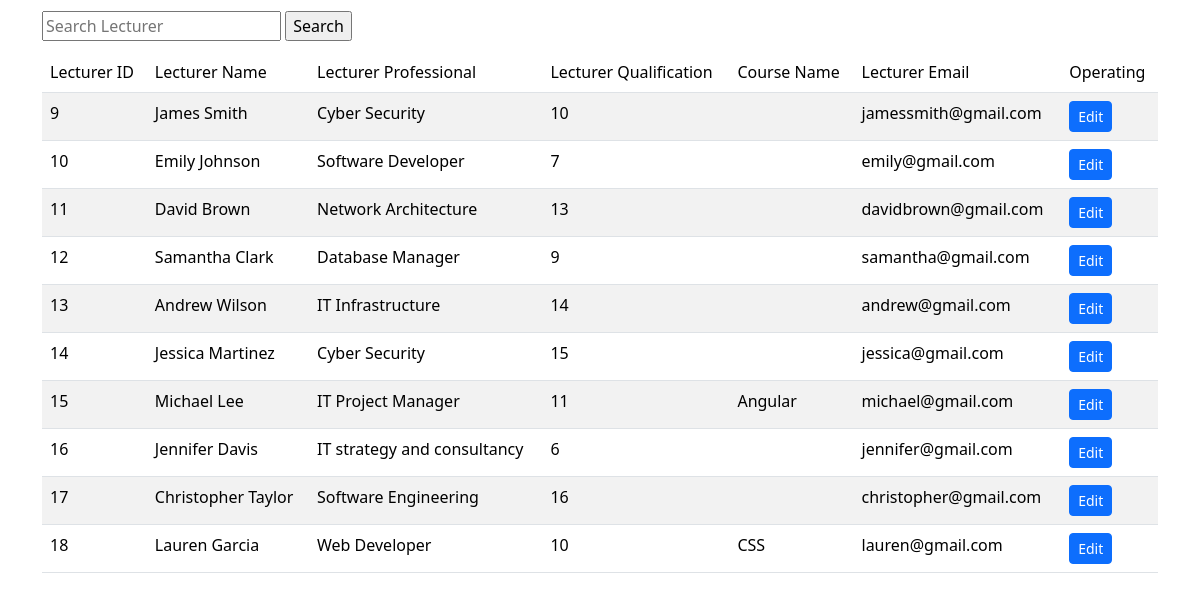
Page /Website/Dashboard/LecturerDetail/LecturerDetail.php on the committed database.
### tables this page shows
CREATE TABLE `lecturerdetail` (
  `LecturerID` int DEFAULT NULL,
  `LecturerName` varchar(100) DEFAULT NULL,
  `Professional` varchar(100) DEFAULT NULL,
  `CourseID` int DEFAULT NULL,
  `CourseName` varchar(100) DEFAULT NULL,
  `Country` varchar(100) DEFAULT NULL,
  `Github` varchar(100) DEFAULT NULL,
  `Twitter` varchar(100) DEFAULT NULL,
  `Instagram` varchar(100) DEFAULT NULL,
  `Facebook` varchar(100) DEFAULT NULL,
  `LecturerQualification` int DEFAULT NULL,
  `LecturerDescription` varchar(1000) DEFAULT NULL,
  `LecturerEmail` varchar(100) DEFAULT NULL,
  `Phone` varchar(100) DEFAULT NULL,
  `Introduction` varchar(10000) DEFAULT NULL
);

### Website/Dashboard/LecturerDetail/LecturerDetail.php (the view, shortened to what this page needs)
<!doctype html>
<html lang="en">
<head>
    <link href="https://cdn.jsdelivr.net/npm/bootstrap@5.3.2/dist/css/bootstrap.min.css" rel="stylesheet"
>
</head>
<body>
    <div class="container">
        <form action="<?php echo $_SERVER['PHP_SELF']; ?>" method="GET" name="indexf">
            <div style="width: 100%; justify-content: space-between; margin: 1% 0; display: flex;">
                <div>
                    <input type="text" name="search" id="search" placeholder="Search Lecturer"
                        value="<?php echo isset($_GET['search']) ? $_GET['search'] : ''; ?>">
                    <input type="submit" name="searchsub" id="searchsub" value="Search">
                </div>
            </div>
        </form>
        <table class="table table-striped">
            <thead>
                <tr>
                    <td>Lecturer ID</td>
                    <td>Lecturer Name</td>
                    <td>Lecturer Professional</td>
                    <td>Lecturer Qualification</td>
                    <td>Course Name</td>
                    <td>Lecturer Email</td>
                    <td>Operating</td>
                </tr>
            </thead>
            <tbody>
                <?php
                include '../../ConnectDB.php';
                if (isset($_GET['search'])) {
                    $filterValue = $_GET['search'];
                    $query = "SELECT * FROM lecturerdetail WHERE LecturerID LIKE '%$filterValue%' OR LecturerName LIKE '%$filterValue%' OR Professional LIKE '%$filterValue%' OR LecturerQualification LIKE '%$filterValue%' OR CourseName LIKE '%$filterValue%' OR LecturerEmail LIKE '%$filterValue%'";
                    $result = $conn->query($query);
                    if (!$result) {
                        die("Invalid query" . $conn->error);
                    }
                    if ($result->num_rows > 0) {
                        while ($row = $result->fetch_assoc()) {
                            echo "<tr>
                                        <td>{$row['LecturerID']}</td>
                                        <td>{$row['LecturerName']}</td>
                                        <td>{$row['Professional']}</td>
                                        <td>{$row['LecturerQualification']}</td>
                                        <td>{$row['CourseName']}</td>
                                        <td>{$row['LecturerEmail']}</td>
                                        <td>
                                            <a href='detail-edit.php?LecturerID={$row['LecturerID']}' class='btn btn-primary btn-sm'>Edit</a>
                                        </td>
                                    </tr>";
                        }
                    } else {
                        echo "<tr><td colspan='7'>No Record Found</td></tr>";
                    }
                } else {
                    $sql = "SELECT * FROM lecturerdetail";
                    $result = $conn->query($sql);
                    while ($row = $result->fetch_assoc()) {
                        echo "<tr>
                                    <td>{$row['LecturerID']}</td>
                                    <td>{$row['LecturerName']}</td>
                                    <td>{$row['Professional']}</td>
                                    <td>{$row['LecturerQualification']}</td>
                                    <td>{$row['CourseName']}</td>
                                    <td>{$row['LecturerEmail']}</td>
                                    <td>
                                        <a href='detail-edit.php?LecturerID={$row['LecturerID']}' class='btn btn-primary btn-sm'>Edit</a>
                                    </td>
                                </tr>";
                    }
                }
                ?>
            </tbody>
        </table>
    </div>
</body>
</html>

### rows in the picture
lecturerdetail: LecturerID "9", LecturerName "James Smith", Professional "Cyber Security", LecturerQualification "10", LecturerEmail "jamessmith@gmail.com"
lecturerdetail: LecturerID "10", LecturerName "Emily Johnson", Professional "Software Developer", LecturerQualification "7", LecturerEmail "emily@gmail.com"
lecturerdetail: LecturerID "11", LecturerName "David Brown", Professional "Network Architecture", LecturerQualification "13", LecturerEmail "davidbrown@gmail.com"
lecturerdetail: LecturerID "12", LecturerName "Samantha Clark", Professional "Database Manager", LecturerQualification "9", LecturerEmail "samantha@gmail.com"
lecturerdetail: LecturerID "13", LecturerName "Andrew Wilson", Professional "IT Infrastructure", LecturerQualification "14", LecturerEmail "andrew@gmail.com"
lecturerdetail: LecturerID "14", LecturerName "Jessica Martinez", Professional "Cyber Security", LecturerQualification "15", LecturerEmail "jessica@gmail.com"
lecturerdetail: LecturerID "15", LecturerName "Michael Lee", Professional "IT Project Manager", LecturerQualification "11", CourseName "Angular", LecturerEmail "michael@gmail.com"
lecturerdetail: LecturerID "16", LecturerName "Jennifer Davis", Professional "IT strategy and consultancy", LecturerQualification "6", LecturerEmail "jennifer@gmail.com"
lecturerdetail: LecturerID "17", LecturerName "Christopher Taylor", Professional "Software Engineering", LecturerQualification "16", LecturerEmail "christopher@gmail.com"
lecturerdetail: LecturerID "18", LecturerName "Lauren Garcia", Professional "Web Developer", LecturerQualification "10", CourseName "CSS", LecturerEmail "lauren@gmail.com"
